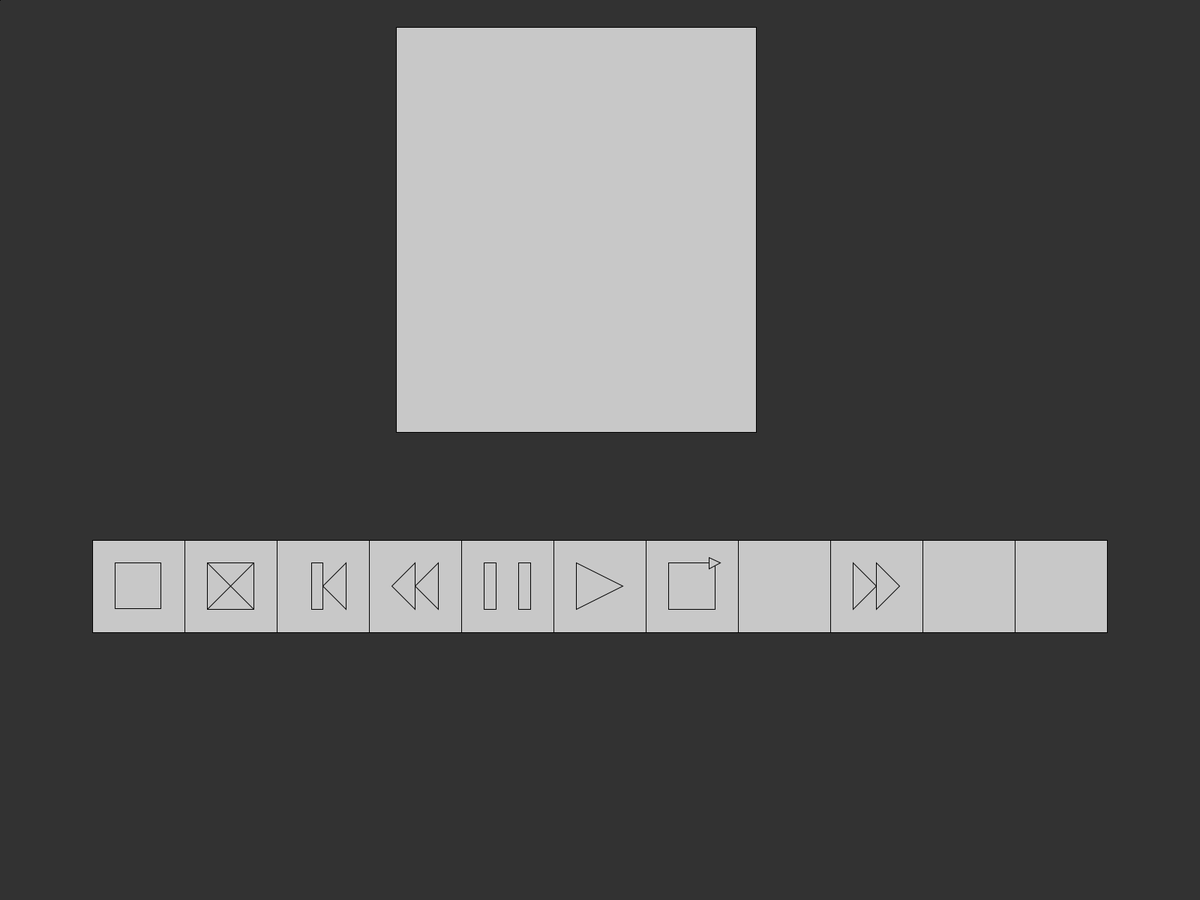
Frame 1 (no input)
Frame 60 (the mouse pressed at the canvas centre just before this capture): identical to frame 1, image omitted
Frame 120 (the mouse held since frame 60 and released just before this capture): identical to frame 1, image omitted

The Processing sketch that drew this single still picture (run headless with seeded random() and noise(); from frame 60 on, the mouse is pressed at the canvas centre):

// Processing sketch: good_shapes
// ── good_shapes.pde
// Global Variables
float appWidth, appHeight;
float closeX, closeY, closeWidth, closeHeight;

float artnameX, artnameY, artnameWidth, artnameHeight;
float songnameX, songnameY, songnameWidth, songnameHeight;
float timeleftX, timeleftY, timeleftWidth, timeleftHeight;
float timeremX, timeremY, timeremWidth, timeremHeight;
float mscbarX, mscbarY, mscbarWidth, mscbarHeight;
//

float imgX, imgY, imgWidth, imgHeight;
float imageDivX, imageDivY, imageDivWidth, imageDivHeight;
float stopDivX, stopDivY, stopDivWidth, stopDivHeight;
float muteDivX, muteDivY, muteDivWidth, muteDivHeight;
float previousDivX, previousDivY, previousDivWidth, previousDivHeight;
float fastRewindDivX, fastRewindDivY, fastRewindDivWidth, fastRewindDivHeight;
float pauseDivX, pauseDivY, pauseDivWidth, pauseDivHeight;
float playDivX, playDivY, playDivWidth, playDivHeight;
float loopOnceDivX, loopOnceDivY, loopOnceDivWidth, loopOnceDivHeight;
float loopInfiniteDivX, loopInfiniteDivY, loopInfiniteDivWidth, loopInfiniteDivHeight;
float fastForwardDivX, fastForwardDivY, fastForwardDivWidth, fastForwardDivHeight;
float nextDivX, nextDivY, nextDivWidth, nextDivHeight;
float shuffleDivX, shuffleDivY, shuffleDivWidth, shuffleDivHeight;

//Button Variables after
float stopButtonX, stopButtonY, stopButtonWidth, stopButtonHeight;
float playX1, playY1, playX2, playY2, playX3, playY3;
float fastForwardX1, fastForwardY1, fastForwardX2, fastForwardY2, fastForwardX3, fastForwardY3;
float fastForwardX4, fastForwardY4, fastForwardX5, fastForwardY5, fastForwardX6, fastForwardY6;
float pauseX1, pauseY1, pauseWidth1, pauseHeight1;
float pauseX2, pauseY2, pauseWidth2, pauseHeight2;
float muteTopPoint1X, muteTopPoint1Y, muteTopPoint2X, muteTopPoint2Y;
float muteDownPoint1X, muteDownPoint1Y, muteDownPoint2X, muteDownPoint2Y;
float muteBottomPoint1X, muteBottomPoint1Y, muteBottomPoint2X, muteBottomPoint2Y;
float muteUpPoint1X, muteUpPoint1Y, muteUpPoint2X, muteUpPoint2Y;
float muteCross1X1, muteCross1Y1, muteCross1X2, muteCross1Y2;
float muteCross2X1, muteCross2Y1, muteCross2X2, muteCross2Y2;
float prevX, prevY, prevWidth, prevHeight;
float prevX1, prevY1, prevX2, prevY2, prevX3, prevY3;
float fastRewindX1, fastRewindY1, fastRewindX2, fastRewindY2, fastRewindX3, fastRewindY3;
float fastRewindX4, fastRewindY4, fastRewindX5, fastRewindY5, fastRewindX6, fastRewindY6;
float loopOnceX, loopOnceY, loopOnceWidth, loopOnceHeight;
float loopOnceX1, loopOnceY1, loopOnceX2, loopOnceY2, loopOnceX3, loopOnceY3;

void setup() {
  // Display
  fullScreen();
  //size(700, 500);
  int appWidth = displayWidth; //width
  int appHeight = displayHeight; //height
  int appShortSide = ( appWidth < appHeight ) ? appWidth : appHeight ;


  imgX = appWidth*0.33;
  imgY = appHeight*0.03;
  imgWidth = appWidth*0.30;
  imgHeight = appHeight*0.45;


  // Draw Rectangles for UI Elements
  fill(200);
  rect(closeX, closeY, closeWidth, closeHeight); // Close Button
  rect(imgX, imgY, imgWidth, imgHeight); // Image Area
  rect(mscbarX, mscbarY, mscbarWidth, mscbarHeight); // Music Bar

  // Draw Text Areas
  fill(200);
  rect(artnameX, artnameY, artnameWidth, artnameHeight); // Artist Name
  rect(songnameX, songnameY, songnameWidth, songnameHeight); // Song Name
  rect(timeleftX, timeleftY, timeleftWidth, timeleftHeight); // Time Left
  rect(timeremX, timeremY, timeremWidth, timeremHeight); // Time Remaining




  //

  //
  //Population

  imageDivX = appWidth*1/4;
  imageDivY = appHeight*1/5;
  imageDivWidth = appWidth*1/2;
  imageDivHeight = appHeight*1.5/5; //1+1.5=2.5, half of the total height

  //
  //rect(DIV) is a square to start, by design
  int numberOfButtons = 13; //Half a button on either side as space, Center Button is Play
  //println("Button Width:", appWidth/numberOfButtons);
  int widthOfButton = appWidth/numberOfButtons;
  int beginningButtonSpace = widthOfButton;
  int buttonY = appHeight*3/5;
  stopDivX = beginningButtonSpace + widthOfButton*0;
  stopDivY = buttonY;
  stopDivWidth = widthOfButton;
  stopDivHeight = widthOfButton;
  //
  //STOP BUTTON
  stopButtonX = stopDivX + stopDivWidth*1/4;
  stopButtonY = stopDivY + stopDivHeight*1/4;
  stopButtonWidth = widthOfButton*1/2;
  stopButtonHeight = widthOfButton*1/2;
  //
  muteDivX = beginningButtonSpace + widthOfButton*1;
  muteDivY = buttonY;
  muteDivWidth = widthOfButton;
  muteDivHeight = widthOfButton;
  //
  //Mute Button
  //Note: population of MUTE could be based on first point
  muteTopPoint1X = muteDivX + muteDivWidth*1/4 ;
  muteTopPoint1Y = muteDivY + muteDivHeight*1/4 ;
  muteTopPoint2X = muteTopPoint1X + muteDivWidth*1/2 ; //based on beginning of line
  muteTopPoint2Y = muteTopPoint1Y ;
  muteDownPoint1X = muteDivX + muteDivWidth*3/4 ;
  muteDownPoint1Y = muteDivY + muteDivHeight*1/4 ;
  muteDownPoint2X = muteDownPoint1X; //based on beginning of line
  muteDownPoint2Y = muteDivY + muteDivHeight*3/4 ;
  muteBottomPoint1X = muteDivX + muteDivWidth*3/4 ;
  muteBottomPoint1Y = muteDivY + muteDivHeight*3/4;
  muteBottomPoint2X = muteDivX + muteDivWidth*1/4 ; //based on beginning of line
  muteBottomPoint2Y = muteDivY + muteDivHeight*3/4 ;
  muteUpPoint1X = muteDivX + muteDivWidth*1/4;
  muteUpPoint1Y = muteDivY + muteDivHeight*3/4;
  muteUpPoint2X = muteUpPoint1X ; //based on beginning of line
  muteUpPoint2Y = muteDivY + muteDivHeight*1/4;
  muteCross1X1 = muteTopPoint1X;
  muteCross1Y1 = muteTopPoint1Y;
  muteCross1X2 = muteBottomPoint1X;
  muteCross1Y2 = muteBottomPoint1Y;
  muteCross2X1 = muteUpPoint1X;
  muteCross2Y1 = muteUpPoint1Y;
  muteCross2X2 = muteDownPoint1X;
  muteCross2Y2 = muteDownPoint1Y;
  //
  previousDivX = beginningButtonSpace + widthOfButton*2;
  previousDivY = buttonY;
  previousDivWidth = widthOfButton;
  previousDivHeight = widthOfButton;
  //
  //Previous Button
  prevX = previousDivX + previousDivWidth*1/2 - previousDivWidth*1/8 ;
  prevY = previousDivY + previousDivHeight*1/4 ;
  prevWidth = previousDivWidth*1/8 ;
  prevHeight = previousDivHeight*1/2 ;
  prevX1 = previousDivX + previousDivWidth*3/4;
  prevY1 = previousDivY + previousDivHeight*1/4;
  prevX2 = previousDivX + previousDivWidth*1/2;
  prevY2 = previousDivY + previousDivHeight*1/2 ;
  prevX3 = prevX1 ;
  prevY3 = previousDivY + previousDivHeight*3/4;
  //
  fastRewindDivX = beginningButtonSpace + widthOfButton*3;
  fastRewindDivY = buttonY;
  fastRewindDivWidth = widthOfButton;
  fastRewindDivHeight = widthOfButton;
  //
  //fast rewind button
  fastRewindX1 = fastRewindDivX + fastRewindDivWidth*3/4 ;
  fastRewindY1 = fastRewindDivY + fastRewindDivHeight*1/4 ;
  fastRewindX2 = fastRewindDivX + fastRewindDivWidth*1/2 ;
  fastRewindY2 = fastRewindDivY + fastRewindDivHeight*1/2 ;
  fastRewindX3 = fastRewindX1 ;
  fastRewindY3 = fastRewindDivY + fastRewindDivHeight*3/4;
  fastRewindX4 = fastRewindDivX + fastRewindDivWidth*1/2 ;
  fastRewindY4 = fastRewindDivY + fastRewindDivHeight*1/4;
  fastRewindX5 = fastRewindDivX + fastRewindDivWidth*1/4 ;
  fastRewindY5 = fastRewindDivY + fastRewindDivHeight*1/2 ;
  fastRewindX6 = fastRewindX4 ;
  fastRewindY6 = fastRewindDivY + fastRewindDivHeight*3/4 ;
  //
  pauseDivX = beginningButtonSpace + widthOfButton*4;
  pauseDivY = buttonY;
  pauseDivWidth = widthOfButton;
  pauseDivHeight = widthOfButton;
  //
  //Pause Button
  pauseX1 = pauseDivX + pauseDivWidth*1/4;
  pauseY1 = pauseDivY + pauseDivHeight*1/4;
  pauseWidth1 = pauseDivWidth*1/8;
  pauseHeight1 = pauseDivHeight*1/2;
  pauseX2 = pauseDivX + pauseDivWidth*5/8;
  pauseY2 = pauseDivY + pauseDivHeight*1/4;
  pauseWidth2 = pauseDivWidth*1/8;
  pauseHeight2 = pauseDivHeight*1/2;
  //
  playDivX = beginningButtonSpace + widthOfButton*5;



  playDivY = buttonY;
  playDivWidth = widthOfButton;
  playDivHeight = widthOfButton;
  //
  //Play Button
  playX1 = playDivX + playDivWidth*1/4;
  playY1 = playDivY + playDivHeight*1/4;
  playX2 = playDivX + playDivWidth*3/4;
  playY2 = playDivY + playDivHeight*1/2;
  playX3 = playDivX + playDivWidth*1/4;
  playY3 = playDivY + playDivHeight*3/4;
  //
  loopOnceDivX = beginningButtonSpace + widthOfButton*6;
  loopOnceDivY = buttonY;
  loopOnceDivWidth = widthOfButton;
  loopOnceDivHeight = widthOfButton;
  //
  //loop once button
  //Note, this is a stop botton with a "one inside" & a triangle
  //CAUTION: this needs text
  loopOnceX = loopOnceDivX + loopOnceDivWidth*1/4 ;
  loopOnceY = loopOnceDivY + loopOnceDivHeight*1/4 ;
  loopOnceWidth = loopOnceDivWidth*1/2;
  loopOnceHeight = loopOnceDivHeight*1/2;
  loopOnceX1 = loopOnceDivX + loopOnceDivWidth*3/4 - loopOnceDivWidth*1/16 ;
  loopOnceY1 = loopOnceDivY + loopOnceDivHeight*1/4 - loopOnceDivHeight*1/16 ;
  loopOnceX2 = loopOnceDivX + loopOnceDivWidth*3/4 + loopOnceDivWidth*1/16 ;
  loopOnceY2 = loopOnceDivY + loopOnceDivHeight*1/4 ;
  loopOnceX3 = loopOnceX1 ;
  loopOnceY3 = loopOnceDivY + loopOnceDivHeight*1/4 + loopOnceDivHeight*1/16 ;
  //
  loopInfiniteDivX = beginningButtonSpace + widthOfButton*7;
  loopInfiniteDivY = buttonY;
  loopInfiniteDivWidth = widthOfButton;
  loopInfiniteDivHeight = widthOfButton;
  //
  //loop infinite button
  //Note: Loop infinite button is same as loop once, without text "1"
  //
  fastForwardDivX = beginningButtonSpace + widthOfButton*8;
  fastForwardDivY = buttonY;
  fastForwardDivWidth = widthOfButton;
  fastForwardDivHeight = widthOfButton;
  //
  //Fast Forward Button
  fastForwardX1 = fastForwardDivX + fastForwardDivWidth*1/4;
  fastForwardY1 = fastForwardDivY + fastForwardDivHeight*1/4;
  fastForwardX2 = fastForwardDivX + fastForwardDivWidth*1/2;
  fastForwardY2 = fastForwardDivY + fastForwardDivHeight*1/2;
  fastForwardX3 = fastForwardDivX + fastForwardDivWidth*1/4;
  fastForwardY3 = fastForwardDivY + fastForwardDivHeight*3/4;
  fastForwardX4 = fastForwardDivX + fastForwardDivWidth*1/2;
  fastForwardY4 = fastForwardDivY + fastForwardDivHeight*1/4;
  fastForwardX5 = fastForwardDivX + fastForwardDivWidth*3/4;
  fastForwardY5 = fastForwardDivY + fastForwardDivHeight*1/2;
  fastForwardX6 = fastForwardDivX + fastForwardDivWidth*1/2;
  fastForwardY6 = fastForwardDivY + fastForwardDivHeight*3/4;
  //
  nextDivX = beginningButtonSpace + widthOfButton*9;
  nextDivY = buttonY;
  nextDivWidth = widthOfButton;
  nextDivHeight = widthOfButton;
  shuffleDivX = beginningButtonSpace + widthOfButton*10;
  shuffleDivY = buttonY;
  shuffleDivWidth = widthOfButton;
  shuffleDivHeight = widthOfButton;
  //
}
void draw() {
  background(50);

  rect(imgX, imgY, imgWidth, imgHeight);


  // Close Button
  closeX = appWidth * 0.010;
  closeY = appHeight * 0.010;
  closeWidth = appWidth * 0.04;
  closeHeight = appHeight * 0.07;

  // Image Area
  imageDivX = appWidth * 0.33;
  imageDivY = appHeight * 0.03;
  imageDivWidth = appWidth * 0.30;
  imageDivHeight = appHeight * 0.45;

  // Music Bar
  mscbarX = appWidth * 0.27;
  mscbarY = appHeight * 0.57;
  mscbarWidth = appWidth * 0.42;
  mscbarHeight = appHeight * 0.02;


  // Text Areas
  artnameX = appWidth * 0.27;
  artnameY = appHeight * 0.49;
  artnameWidth = appWidth * 0.25;
  artnameHeight = appHeight * 0.03;

  songnameX = appWidth * 0.27;
  songnameY = appHeight * 0.53;
  songnameWidth = appWidth * 0.25;
  songnameHeight = appHeight * 0.03;

  timeleftX = appWidth * 0.21;
  timeleftY = appHeight * 0.57;
  timeleftWidth = appWidth * 0.05;
  timeleftHeight = appHeight * 0.04;

  timeremX = appWidth * 0.70;
  timeremY = appHeight * 0.57;
  timeremWidth = appWidth * 0.05;
  timeremHeight = appHeight * 0.04;


 
  //rect(musicSongSpaceX, musicSongSpaceY, musicSongSpaceWidth, musicSongSpaceHeight); //testing only

  //
  //DIVs
  //rect(X, Y, Width, Height)
  println(imageDivX);
  rect(imageDivX, imageDivY, imageDivWidth, imageDivHeight);
  rect(stopDivX, stopDivY, stopDivWidth, stopDivHeight);  //*0
  rect(muteDivX, muteDivY, muteDivWidth, muteDivHeight); //*1
  rect(previousDivX, previousDivY, previousDivWidth, previousDivHeight); //*2
  rect(fastRewindDivX, fastRewindDivY, fastRewindDivWidth, fastRewindDivHeight); //*3
  rect(pauseDivX, pauseDivY, pauseDivWidth, pauseDivHeight); //*4
  rect(playDivX, playDivY, playDivWidth, playDivHeight); //*5
  rect(loopOnceDivX, loopOnceDivY, loopOnceDivWidth, loopOnceDivHeight);
  rect(loopInfiniteDivX, loopInfiniteDivY, loopInfiniteDivWidth, loopInfiniteDivHeight);
  rect(fastForwardDivX, fastForwardDivY, fastForwardDivWidth, fastForwardDivHeight);
  rect(nextDivX, nextDivY, nextDivWidth, nextDivHeight);
  rect(shuffleDivX, shuffleDivY, shuffleDivWidth, shuffleDivHeight);

  //
  //rect(timeBarDivX, timeBarDivY, timeBarDivWidth, timeBarDivHeight);
  rect(stopButtonX, stopButtonY, stopButtonWidth, stopButtonHeight);
  //MUTE: muteDivX, muteDivY, muteDivWidth, muteDivHeight
  line(muteTopPoint1X, muteTopPoint1Y, muteTopPoint2X, muteTopPoint2Y);
  line(muteDownPoint1X, muteDownPoint1Y, muteDownPoint2X, muteDownPoint2Y);
  line(muteBottomPoint1X, muteBottomPoint1Y, muteBottomPoint2X, muteBottomPoint2Y);
  line(muteUpPoint1X, muteUpPoint1Y, muteUpPoint2X, muteUpPoint2Y);
  line(muteCross1X1, muteCross1Y1, muteCross1X2, muteCross1Y2);
  line(muteCross2X1, muteCross2Y1, muteCross2X2, muteCross2Y2);

  //Previous Button
  rect(prevX, prevY, prevWidth, prevHeight);
  triangle(prevX1, prevY1, prevX2, prevY2, prevX3, prevY3);
 //Fast Rewind
  triangle(fastRewindX1, fastRewindY1, fastRewindX2, fastRewindY2, fastRewindX3, fastRewindY3);
  triangle(fastRewindX4, fastRewindY4, fastRewindX5, fastRewindY5, fastRewindX6, fastRewindY6);
  triangle(playX1, playY1, playX2, playY2, playX3, playY3);
  rect(pauseX1, pauseY1, pauseWidth1, pauseHeight1);
  rect(pauseX2, pauseY2, pauseWidth2, pauseHeight2);
  triangle(fastForwardX1, fastForwardY1, fastForwardX2, fastForwardY2, fastForwardX3, fastForwardY3);
  triangle(fastForwardX4, fastForwardY4, fastForwardX5, fastForwardY5, fastForwardX6, fastForwardY6);
  rect(loopOnceX, loopOnceY, loopOnceWidth, loopOnceHeight);
  triangle(loopOnceX1, loopOnceY1, loopOnceX2, loopOnceY2, loopOnceX3, loopOnceY3);
}

void mousePressed() {
}
// Add interactivity here if needed


void keyPressed() {
  // Add keyboard interactions here if needed
}
